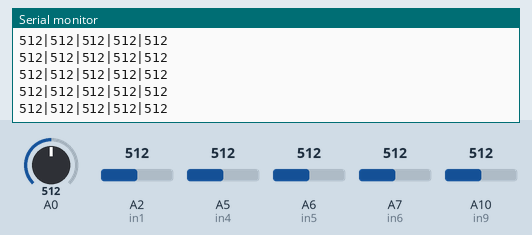
A sketch run on a simulated Arduino Mega 2560, built with avr-gcc and run on an emulated ATmega2560. On the bench: the last lines printed to the serial monitor. Inputs (shaded band) come from the test bench; at power-on: A0 = 512, A2 (in1) = 512, A5 (in4) = 512, A6 (in5) = 512, A7 (in6) = 512, A10 (in9) = 512.

Above: at 1.2 s.
1.3 s: A0 set to 109
At 1.31 s:
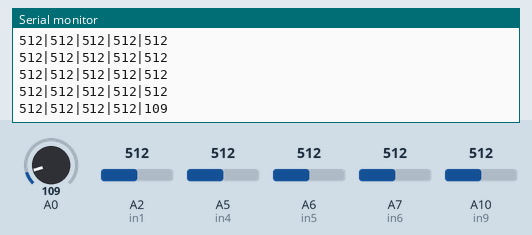
2.8 s: A0 set to 94
At 2.82 s:
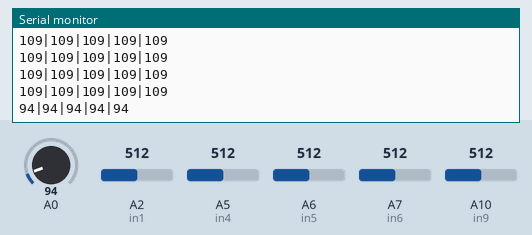
Timing chart, 0 to 5.8 s (numbered marks = the images above; inputs shaded):
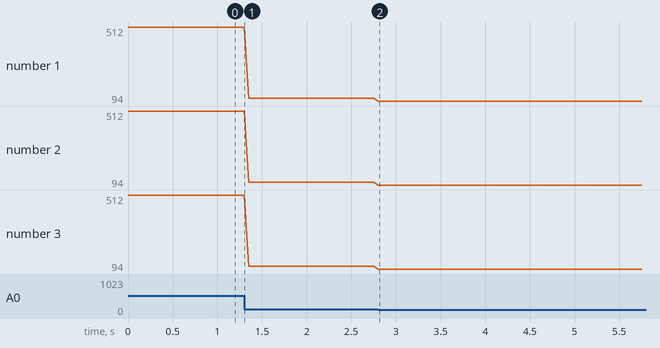

The sketch:

trial.ino
```cpp
int in1 = A2; // A4
int in2 = A3; // A3
int in3 = A4; // A1
int in4 = A5; // A0
int in5 = A6; // A5
int in6 = A7; // skip
int in7 = A8; // A8
//int in8 = A9; // tailbone (5)
int in9 = A10; // A6


// the setup routine runs once when you press reset:
void setup() {
  pinMode(in1, INPUT);
  pinMode(in2, INPUT);
  pinMode(in3, INPUT);
  pinMode(in4, INPUT);
  pinMode(in5, INPUT);
  pinMode(in6, INPUT);
  pinMode(in7, INPUT);
  //  pinMode(in8, INPUT);
  pinMode(in9, INPUT);

  Serial.begin(9600);
}

// the loop routine runs over and over again forever:
void loop() {

  int val1 = analogRead(in1);
//  int val2 = analogRead(in2);
//  int val3 = analogRead(in3);
  int val4 = analogRead(in4);
  int val5 = analogRead(in5);
  int val6 = analogRead(in6);
//  int val7 = analogRead(in7);
  //  int val8 = analogRead(in8);
  int val9 = analogRead(in9);


  Serial.print(analogRead(val1)); // right leg
  Serial.print("|");
//  Serial.print(analogRead(val2));
//  Serial.print("|");
//  Serial.print(analogRead(val3));
//  Serial.print("|");
  Serial.print(analogRead(val4)); // right butt
  Serial.print("|");
  Serial.print(analogRead(val5)); // tailbone
  Serial.print("|");
  Serial.print(analogRead(val6)); // left butt
  Serial.print("|");
//  Serial.print(analogRead(val7));
//  Serial.print("|");
  //  Serial.print(analogRead(val8));
  //  Serial.print("  ");
  Serial.println(analogRead(val9)); //left leg
  delay(50);
}
```

Measured:
- after the input at 2.8 s, the serial monitor: prints a new line at once (image 2)
- plotted number 1: 512 → 109 after the input at 1.3 s, 109 → 94 after the input at 2.8 s
- plotted number 2: 512 → 109 after the input at 1.3 s, 109 → 94 after the input at 2.8 s
- plotted number 3: 512 → 109 after the input at 1.3 s, 109 → 94 after the input at 2.8 s
